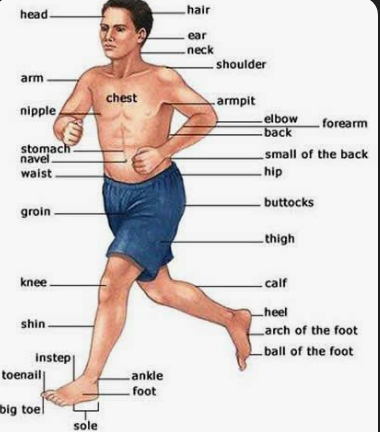
#> input picture GraphicsLab/OpenCV/test_image.png, 380 x 432 px
$ python tamrinPage29Pt1.py
#> lines starting #> are read from the running program, lines starting #| are printed output that depends on the picture; after the words box and inside, x2 and y2 are one past the last pixel; in counts of white or black regions, pixels touching at a corner belong together
import cv2
import numpy as np

image = cv2.imread('test_image.png')
#> image is the input picture: shape (432, 380, 3); mean B, G, R 212.5, 214.6, 221.4

if image is None:
    print("Error: image not found")
    exit()


cv2.imshow('Original Image', image)
gray_manual = np.zeros((image.shape[0], image.shape[1]), dtype=np.uint8)

for i in range(image.shape[0]):
    for j in range(image.shape[1]):
        b, g, r = image[i, j]
        gray_value = (int(b) + int(g) + int(r)) // 3
        gray_manual[i, j] = gray_value
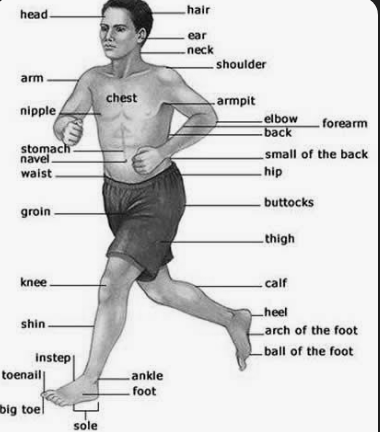
#> gray_manual: shape (432, 380); min 0, max 247, mean 216.1

cv2.imshow('Manual Grayscale', gray_manual)
cv2.imwrite('test_image.png', gray_manual)

height = 360
width = 640
ellipse_image = np.zeros((height, width, 3), dtype=np.uint8)

center = (width // 2, height // 2)
axes = (150, 80)
color = (255, 255, 255)  # white
thickness = 2

for angle in range(0, 360):
    temp_image = np.zeros((height, width, 3), dtype=np.uint8)
    cv2.ellipse(temp_image, center, axes, angle, 0, 360, color, thickness)
    cv2.putText(temp_image, f'Angle: {angle}', (10, 30),
                cv2.FONT_HERSHEY_SIMPLEX, 1, (255, 255, 255), 2)
    cv2.imshow('Ellipse Rotation', temp_image)

    if cv2.waitKey(10) & 0xFF == ord('q'):
        break
#> this loop made 1 pass; (key q is pressed on pass 1)
#> pass 1, `cv2.imshow('Ellipse Rotation', temp_image)`:
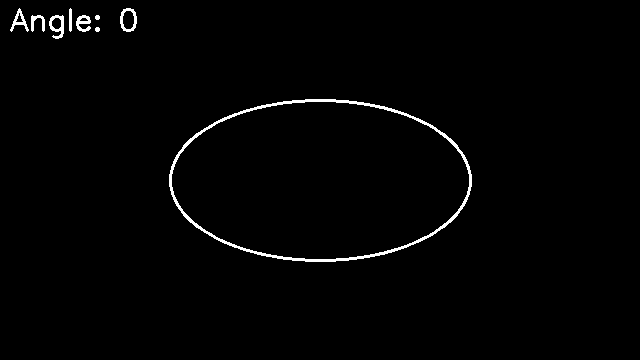
#> window 'Ellipse Rotation': shape (360, 640, 3); 1.3% white; 9 white regions, largest, box (x1, y1, x2, y2) and area: (169, 99, 472, 262) 2208, (49, 15, 64, 39) 178, (120, 8, 137, 32) 170

cv2.ellipse(ellipse_image, center, axes, 45, 0, 360, color, thickness)
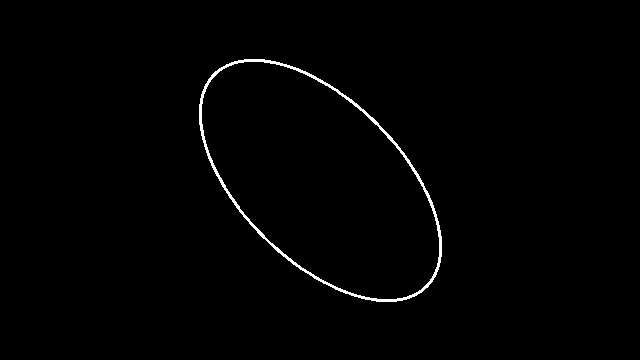
#> ellipse_image: shape (360, 640, 3); 0.94% white in thin lines or dots, all inside (x1, y1, x2, y2) = (199, 59, 442, 302)
cv2.imwrite('exercise2_ellipse.jpg', ellipse_image)


circle_image_height = 600
circle_image_width = 600
circle_center = (circle_image_width // 2, circle_image_height // 2)

for radius in range(0, 501, 5):
    temp_image = np.zeros((circle_image_height, circle_image_width, 3), dtype=np.uint8)
    cv2.circle(temp_image, circle_center, radius, (0, 255, 0), 2)
    cv2.putText(temp_image, f'Radius: {radius}', (10, 30),
                cv2.FONT_HERSHEY_SIMPLEX, 1, (255, 255, 255), 2)
    cv2.imshow('Circle Radius', temp_image)

    if cv2.waitKey(10) & 0xFF == ord('q'):
        break
#> this loop made 1 pass; (key q is pressed on pass 1)
#> pass 1, `cv2.imshow('Circle Radius', temp_image)`:
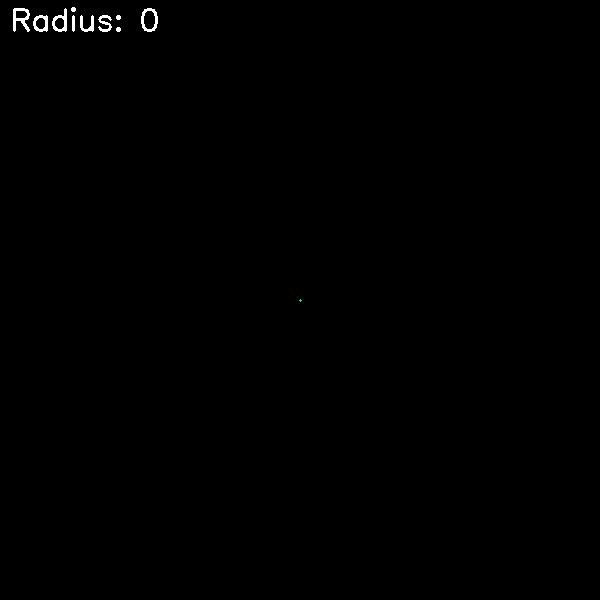
#> window 'Circle Radius': shape (600, 600, 3); mean B, G, R 0.7, 0.7, 0.7

circle_final = np.zeros((circle_image_height, circle_image_width, 3), dtype=np.uint8)
cv2.circle(circle_final, circle_center, 250, (0, 255, 0), 2)
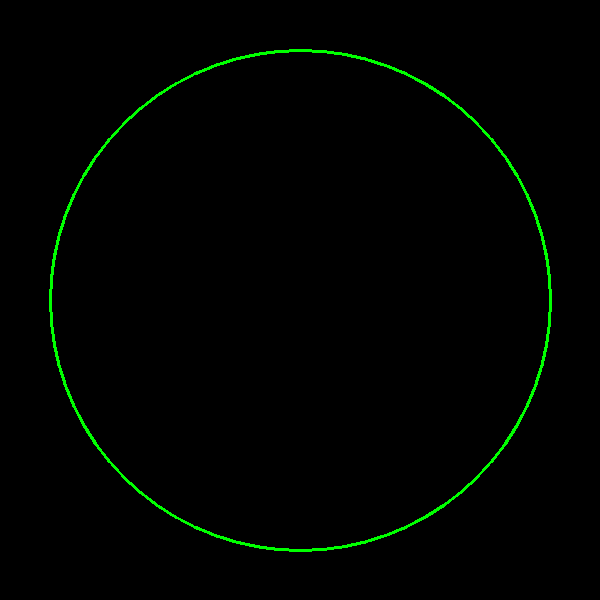
#> circle_final: shape (600, 600, 3); mean of channels 0, 1, 2 0, 3.3, 0; drawn as B, G, R
cv2.imwrite('exercise3_circle.jpg', circle_final)


cv2.waitKey(0)
cv2.destroyAllWindows()
